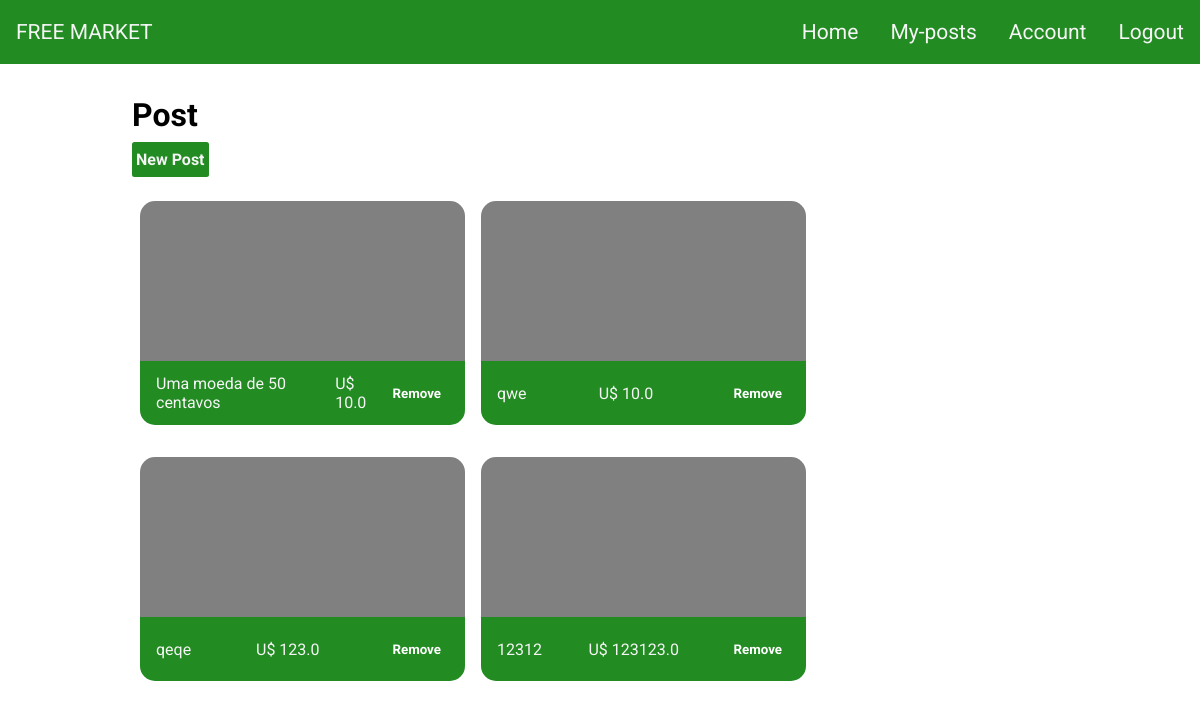
The app's page /post (signed in), older data.
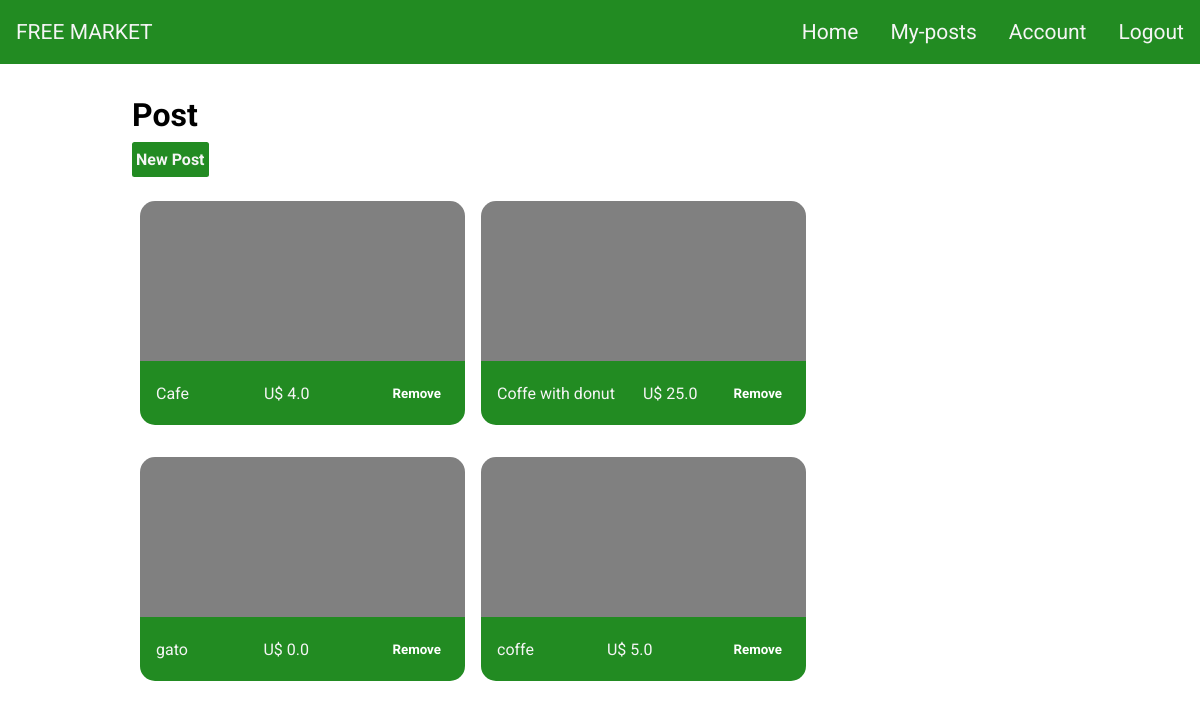
The same page, newer data.
### tables this page shows
CREATE TABLE posts (id INTEGER, extension TEXT, userId INTEGER, price REAL,title TEXT NOT NULL, description TEXT,  PRIMARY KEY(id), FOREIGN KEY(userId) REFERENCES users(id));

### application.py (the view, shortened to what this page needs)
@app.route("/post", methods=["GET", "POST"])
@login_required
def post():
    cnn = sqlite3.connect(DATABASE_NAME)
    cnn.row_factory = sqlite3.Row
    cursor = cnn.cursor()
    sql = "SELECT * FROM posts WHERE userid = ?"
    posts = cursor.execute(sql, [session["userId"]]).fetchall()
    return render_template("/post.html", posts=posts)

### helper.py (called while the page is built)
def login_required(f):
    @wraps(f)
    def decoreted_function(*args, **kwargs):
        if session.get("userId") is None:
            return redirect("/login")
        return f(*args, **kwargs)
    return decoreted_function

### templates/post.html (shortened to what this page needs)
{% extends "layout.html" %}
{% block main %}
    <div class="container">
        <h1>Post</h1>
        <div class="new-post">
            <button>New Post</button>
        </div>
        <div class="list">
            {% for post in posts%}
            <div class="post">
                <div class="frame">
                </div>
                <div class="post-info">
                    <p>{{post.title}}</p>
                    <p>U$ {{post.price}}</p>
                    <form  action="/remove_post" method="post">
                        <button class="post-remove" type="submit">Remove</button>
                    </form>
                </div>
            </div>
            {% endfor %}
        </div>
    </div>
{% endblock %}

Row changes from the older to the newer data that the page shows:
removed posts: title "Uma moeda de 50 centavos", price "10.0"
removed posts: title "qwe", price "10.0"
removed posts: title "qeqe", price "123.0"
removed posts: title "12312", price "123123.0"
added posts: title "Cafe", price "4.0"
added posts: title "Coffe with donut", price "25.0"
added posts: title "gato", price "0.0"
added posts: title "coffe", price "5.0"
